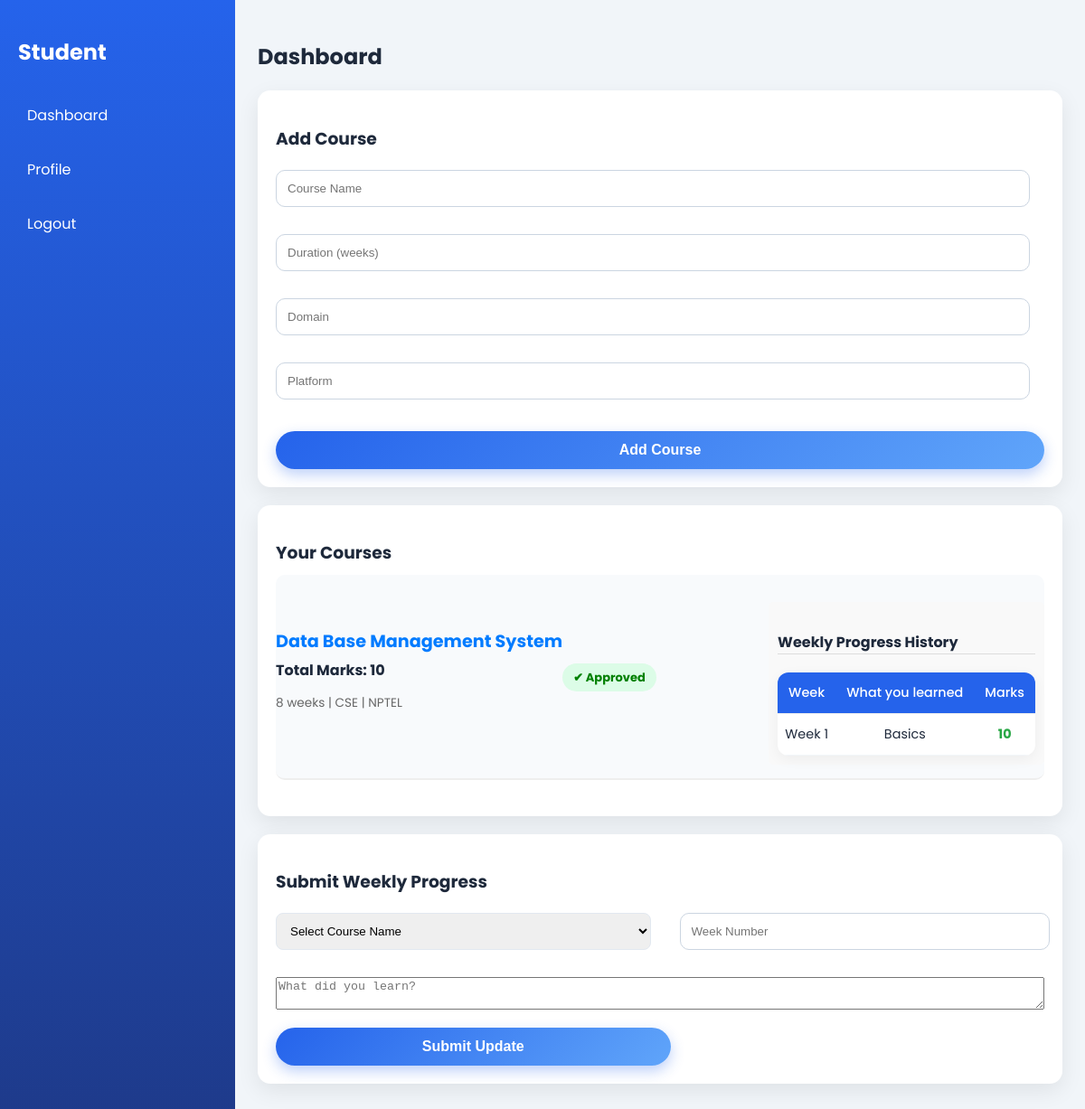
Page /student_dashboard (signed in) on the committed database.
### tables this page shows
CREATE TABLE courses (
        id INTEGER PRIMARY KEY AUTOINCREMENT,
        student_id INTEGER,
        course_name TEXT,
        duration INTEGER,
        domain TEXT,
        platform TEXT,
        status TEXT,
        reason TEXT,
        marks INTEGER DEFAULT 0,
        FOREIGN KEY(student_id) REFERENCES students(id)
);

CREATE TABLE weekly_updates (
        id INTEGER PRIMARY KEY AUTOINCREMENT,
        course_id INTEGER,
        week_number INTEGER,
        progress TEXT, content TEXT, marks INTEGER DEFAULT 0,
        FOREIGN KEY(course_id) REFERENCES courses(id)
);

### app.py (the view, shortened to what this page needs)
@app.route('/student_dashboard', methods=['GET', 'POST'])
def student_dashboard():
    if 'student_id' not in session:
        return redirect('/')
    db = get_db()
    student = db.execute(
        "SELECT section FROM students WHERE id = ?",
        (session['student_id'],)
    ).fetchone()
    student_section = student['section']
    courses = db.execute(
        "SELECT * FROM courses WHERE student_id=?",
        (session['student_id'],)
    ).fetchall()
    session_data = db.execute(
        "SELECT * FROM session_control WHERE section = ?",
        (student_section,)
    ).fetchone()
    updates = db.execute(
        "SELECT id, course_id, week_number, progress, marks FROM weekly_updates"
    ).fetchall()
    return render_template(
        'student_dashboard.html',
        courses=courses,
        updates=updates,
        session_data=session_data
    )

### app.py (called while the page is built)
def get_db():
    conn = sqlite3.connect("database.db")
    conn.row_factory = sqlite3.Row   # allows column names
    return conn

### templates/student_dashboard.html (shortened to what this page needs)
<!DOCTYPE html>
<html>
<head>
<link rel="stylesheet" href="{{ url_for('static', filename='style.css') }}">
</head>
<body>
<div class="layout">
    <div class="sidebar">
        <h2> Student</h2>
        <a href="/student_dashboard"> Dashboard</a>
        <a href="/student_profile"> Profile</a>
        <a href="/logout"> Logout</a>
    </div>
    <div class="main">
        <div class="topbar">
            <h2>Dashboard</h2>
        </div>
        <div class="card">
            <h3> Add Course</h3>
            <form method="POST" class="form-grid">
                <input type="text" name="course" placeholder="Course Name" required>
                <input type="number" name="duration" placeholder="Duration (weeks)" required>
                <input type="text" name="domain" placeholder="Domain" required>
                <input type="text" name="platform" placeholder="Platform" required>
                <button class="primary-btn"> Add Course</button>
            </form>
        </div>
                    <div class="card">
    <h3> Your Courses</h3>
    <div class="course-list">
    {% for course in courses %}
        <div class="course-item" style="border-bottom: 2px solid #eee; padding: 15px 0; margin-bottom: 20px;">
            <div style="display: flex; align-items: center; justify-content: space-between;">
                <div style="flex: 1;">
                    <b style="font-size: 1.2em; color: #007bff;">{{course[2]}}</b>
                    <p style="margin: 5px 0;"><strong>Total Marks: {{course[8]}}</strong></p>
                    <p style="font-size: 0.85em; color: #666;">{{course[3]}} weeks | {{course[4]}} | {{course[5]}}</p>
                </div>
                <div style="text-align: right;">
                    {% if course[6]=="Approved" %}
                        <span class="status approved" style="color: green; font-weight: bold;">✔ Approved</span>
                    {% elif course[6]=="Rejected" %}
                        <span class="status rejected" style="color: red; font-weight: bold;">✘ Rejected</span>
                    {% else %}
                        <span class="status pending" style="color: orange; font-weight: bold;">⏳ Pending</span>
                    {% endif %}
                </div>
            </div>
                    <div style="margin-top: 15px; background: #f9f9f9; padding: 10px; border-radius: 5px;">
                        <h4 style="margin-bottom: 10px; border-bottom: 1px solid #ddd;">Weekly Progress History</h4>
                        <table style="width: 100%; font-size: 0.9em; border-collapse: collapse;">
                            <thead>
                                <tr style="text-align: left; color: #555;">
                                    <th>Week</th>
                                    <th>What you learned</th>
                                    <th>Marks</th>
                                </tr>
                            </thead>
                            <tbody>
                                {% for update in updates if update[1] == course[0] %}
                                <tr style="border-top: 1px solid #eee;">
                                    <td style="padding: 5px 0;">Week {{ update[2] }}</td>
                                    <td>{{ update[3] }}</td>
                                    <td style="font-weight: bold; color: #28a745;">
                                         {{ update[4] if update[4] is not none else 0 }}
                                    </td>
                                </tr>
                                {% endfor %}
                            </tbody>
                        </table>
                    </div>
                </div>
            {% endfor %}
            </div>
        </div>
        <div class="card">
            <h3>Submit Weekly Progress</h3>
            <form method="POST" action="/submit_weekly_update">
                <div class="form-grid">
                    <select name="course_id" required>
                        <option value="" disabled selected>Select Course Name</option>
                    </select>
                    <input type="number" name="week_number" placeholder="Week Number" required>
                    <textarea name="content" placeholder="What did you learn?" required style="grid-column: span 2; margin-top: 10px;"></textarea>
                    <button type="submit" class="primary-btn" style="margin-top: 10px;">Submit Update</button>
                </div>
            </form>
        </div>
    </div>
</div>
</body>
</html>

### static/style.css (style rules this page uses)
body { margin: 0; font-family: 'Poppins', sans-serif; background: linear-gradient(120deg, #eef2ff, #f8fafc); color: #1e293b; }
.card { background: white; padding: 20px 25px; margin-top: 20px; border-radius: 12px; box-shadow: 0 6px 18px rgba(0,0,0,0.06); transition: all 0.25s ease; }
h2, h3 { margin-bottom: 10px; }
input, select { width: 95%; padding: 11px; margin: 10px 0; border-radius: 8px; border: 1px solid #e2e8f0; outline: none; transition: 0.2s; }
button { background: linear-gradient(135deg, #2563eb, #3b82f6); color: white; border: none; padding: 10px 16px; border-radius: 8px; cursor: pointer; font-weight: 500; transition: 0.25s; }
table { width: 100%; margin-top: 20px; border-collapse: collapse; background: white; border-radius: 12px; overflow: hidden; box-shadow: 0 4px 15px rgba(0,0,0,0.05); }
th { background: #2563eb; color: white; padding: 12px; font-weight: 500; }
td { padding: 12px; border-bottom: 1px solid #f1f5f9; text-align: center; }
.approved { color: #16a34a; font-weight: 600; }
a { color: #2563eb; text-decoration: none; }
.primary-btn { width: 100%; padding: 14px; margin-top: 15px; border-radius: 30px; border: none; font-size: 16px; font-weight: 600; background: linear-gradient(135deg, #2563eb, #60a5fa); color: white; cursor: pointer; transition: all 0.3s ease; box-shadow: 0 6px 18px rgba(37,99,235,0.4); }
.primary-btn { width: 100%; padding: 14px; margin-top: 15px; border-radius: 30px; border: none; font-size: 16px; font-weight: 600; background: linear-gradient(135deg, #16a34a, #4ade80); color: white; cursor: pointer; transition: all 0.3s ease; box-shadow: 0 6px 18px rgba(34,197,94,0.4); }
.layout { display: flex; min-height: 100vh; }
.sidebar { width: 220px; background: linear-gradient(180deg, #2563eb, #1e3a8a); color: white; padding: 20px; }
.sidebar h2 { margin-bottom: 30px; }
.sidebar a { display: block; color: white; text-decoration: none; margin: 15px 0; padding: 10px; border-radius: 8px; transition: 0.3s; }
.main { flex: 1; padding: 25px; background: #f1f5f9; }
.topbar { margin-bottom: 20px; }
.card { background: white; padding: 20px; border-radius: 14px; margin-bottom: 20px; box-shadow: 0 8px 25px rgba(0,0,0,0.08); }
.form-grid { display: grid; gap: 10px; }
.form-grid input { padding: 12px; border-radius: 10px; border: 1px solid #cbd5e1; }
.primary-btn { padding: 12px; border-radius: 30px; border: none; background: linear-gradient(135deg, #2563eb, #60a5fa); color: white; font-weight: 600; cursor: pointer; transition: 0.3s; box-shadow: 0 6px 15px rgba(37,99,235,0.3); }
.course-list { margin-top: 10px; }
.course-item { display: flex; justify-content: space-between; align-items: center; background: #f8fafc; padding: 15px; border-radius: 10px; margin-top: 10px; transition: 0.2s; }
.status { padding: 6px 12px; border-radius: 20px; font-size: 13px; font-weight: 600; }
.approved { background: #dcfce7; color: #16a34a; }

### rows in the picture
courses: course_name "Data Base Management System", marks "10", duration "8", domain "CSE", platform "NPTEL", status "✔ Approved"
weekly_updates: week_number "1", progress "Basics", marks "10"
